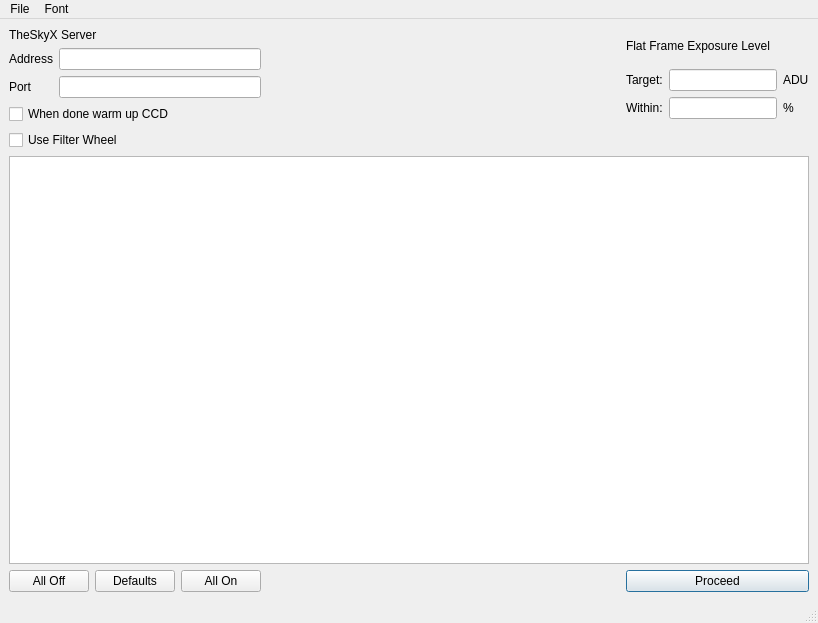
<?xml version="1.0" encoding="UTF-8"?>
<ui version="4.0">
 <class>MainWindow</class>
 <widget class="QMainWindow" name="MainWindow">
  <property name="geometry">
   <rect>
    <x>0</x>
    <y>0</y>
    <width>818</width>
    <height>623</height>
   </rect>
  </property>
  <property name="minimumSize">
   <size>
    <width>818</width>
    <height>623</height>
   </size>
  </property>
  <property name="windowTitle">
   <string>MainWindow</string>
  </property>
  <widget class="QWidget" name="centralwidget">
   <layout class="QGridLayout" name="gridLayout">
    <item row="2" column="1">
     <widget class="QPushButton" name="defaultsButton">
      <property name="minimumSize">
       <size>
        <width>0</width>
        <height>0</height>
       </size>
      </property>
      <property name="toolTip">
       <string>Reset the frame plan to the defaults in Preferences</string>
      </property>
      <property name="text">
       <string>Defaults</string>
      </property>
     </widget>
    </item>
    <item row="0" column="6">
     <layout class="QGridLayout" name="ADUGrid">
      <item row="2" column="0">
       <widget class="QLabel" name="label_5">
        <property name="text">
         <string>Target:</string>
        </property>
       </widget>
      </item>
      <item row="3" column="2">
       <widget class="QLabel" name="label_8">
        <property name="text">
         <string>%</string>
        </property>
       </widget>
      </item>
      <item row="3" column="1">
       <widget class="QLineEdit" name="aduTolerance">
        <property name="sizePolicy">
         <sizepolicy hsizetype="Fixed" vsizetype="Fixed">
          <horstretch>0</horstretch>
          <verstretch>0</verstretch>
         </sizepolicy>
        </property>
        <property name="toolTip">
         <string>How close to the target is acceptable?</string>
        </property>
       </widget>
      </item>
      <item row="1" column="0" colspan="3">
       <widget class="QLabel" name="Subtitle_2">
        <property name="text">
         <string>Flat Frame Exposure Level</string>
        </property>
       </widget>
      </item>
      <item row="3" column="0">
       <widget class="QLabel" name="label_7">
        <property name="text">
         <string>Within:</string>
        </property>
       </widget>
      </item>
      <item row="2" column="2">
       <widget class="QLabel" name="label_6">
        <property name="text">
         <string>ADU</string>
        </property>
       </widget>
      </item>
      <item row="2" column="1">
       <widget class="QLineEdit" name="targetAdus">
        <property name="sizePolicy">
         <sizepolicy hsizetype="Fixed" vsizetype="Fixed">
          <horstretch>0</horstretch>
          <verstretch>0</verstretch>
         </sizepolicy>
        </property>
        <property name="toolTip">
         <string>Average exposure of pixels in flat frame. Usually about 30% of your camera's full well depth.</string>
        </property>
       </widget>
      </item>
      <item row="4" column="2">
       <spacer name="verticalSpacer">
        <property name="orientation">
         <enum>Qt::Vertical</enum>
        </property>
        <property name="sizeType">
         <enum>QSizePolicy::Fixed</enum>
        </property>
        <property name="sizeHint" stdset="0">
         <size>
          <width>20</width>
          <height>31</height>
         </size>
        </property>
       </spacer>
      </item>
     </layout>
    </item>
    <item row="1" column="0" colspan="7">
     <widget class="QTableView" name="sessionPlanTable">
      <property name="toolTip">
       <string>Numbers of flat frames that will be taken. Click to change a value.</string>
      </property>
      <property name="editTriggers">
       <set>QAbstractItemView::AllEditTriggers</set>
      </property>
      <property name="showDropIndicator" stdset="0">
       <bool>false</bool>
      </property>
      <property name="dragDropOverwriteMode">
       <bool>false</bool>
      </property>
      <property name="selectionMode">
       <enum>QAbstractItemView::SingleSelection</enum>
      </property>
      <property name="wordWrap">
       <bool>false</bool>
      </property>
      <property name="cornerButtonEnabled">
       <bool>false</bool>
      </property>
      <attribute name="verticalHeaderVisible">
       <bool>true</bool>
      </attribute>
      <attribute name="verticalHeaderHighlightSections">
       <bool>false</bool>
      </attribute>
     </widget>
    </item>
    <item row="2" column="2">
     <widget class="QPushButton" name="allOnButton">
      <property name="minimumSize">
       <size>
        <width>0</width>
        <height>0</height>
       </size>
      </property>
      <property name="toolTip">
       <string>Set all the frame cells to a default frame count</string>
      </property>
      <property name="text">
       <string>All On</string>
      </property>
     </widget>
    </item>
    <item row="0" column="3">
     <widget class="QLabel" name="messageField">
      <property name="minimumSize">
       <size>
        <width>300</width>
        <height>11</height>
       </size>
      </property>
      <property name="text">
       <string/>
      </property>
      <property name="wordWrap">
       <bool>true</bool>
      </property>
     </widget>
    </item>
    <item row="0" column="0" colspan="3">
     <layout class="QVBoxLayout" name="serverGroup">
      <item>
       <widget class="QLabel" name="Subtitle_1">
        <property name="text">
         <string>TheSkyX Server</string>
        </property>
       </widget>
      </item>
      <item>
       <layout class="QFormLayout" name="formLayout">
        <item row="0" column="0">
         <widget class="QLabel" name="label_2">
          <property name="text">
           <string>Address</string>
          </property>
         </widget>
        </item>
        <item row="0" column="1">
         <widget class="QLineEdit" name="serverAddress">
          <property name="toolTip">
           <string>IP address or host name of server where TheSkyX is running</string>
          </property>
         </widget>
        </item>
        <item row="1" column="0">
         <widget class="QLabel" name="label_3">
          <property name="text">
           <string>Port</string>
          </property>
         </widget>
        </item>
        <item row="1" column="1">
         <widget class="QLineEdit" name="portNumber">
          <property name="toolTip">
           <string>Port Number on which TheSkyX TCP server is listening</string>
          </property>
         </widget>
        </item>
       </layout>
      </item>
      <item>
       <widget class="QCheckBox" name="warmWhenDone">
        <property name="toolTip">
         <string>Shuts off cooling when done, so CCD can warm up gently</string>
        </property>
        <property name="text">
         <string>When done warm up CCD</string>
        </property>
       </widget>
      </item>
      <item>
       <widget class="QCheckBox" name="useFilterWheel">
        <property name="text">
         <string>Use Filter Wheel</string>
        </property>
       </widget>
      </item>
     </layout>
    </item>
    <item row="2" column="3" colspan="2">
     <spacer name="horizontalSpacer_2">
      <property name="orientation">
       <enum>Qt::Horizontal</enum>
      </property>
      <property name="sizeHint" stdset="0">
       <size>
        <width>257</width>
        <height>20</height>
       </size>
      </property>
     </spacer>
    </item>
    <item row="2" column="0">
     <widget class="QPushButton" name="allOffButton">
      <property name="sizePolicy">
       <sizepolicy hsizetype="Minimum" vsizetype="Fixed">
        <horstretch>0</horstretch>
        <verstretch>0</verstretch>
       </sizepolicy>
      </property>
      <property name="minimumSize">
       <size>
        <width>0</width>
        <height>0</height>
       </size>
      </property>
      <property name="toolTip">
       <string>Set all the frame cells to zero</string>
      </property>
      <property name="text">
       <string>All Off</string>
      </property>
     </widget>
    </item>
    <item row="2" column="6">
     <widget class="QPushButton" name="proceedButton">
      <property name="text">
       <string>Proceed</string>
      </property>
      <property name="default">
       <bool>true</bool>
      </property>
     </widget>
    </item>
   </layout>
  </widget>
  <widget class="QMenuBar" name="menubar">
   <property name="geometry">
    <rect>
     <x>0</x>
     <y>0</y>
     <width>818</width>
     <height>22</height>
    </rect>
   </property>
   <property name="nativeMenuBar">
    <bool>true</bool>
   </property>
   <widget class="QMenu" name="menuFile">
    <property name="title">
     <string>File</string>
    </property>
    <addaction name="actionNew"/>
    <addaction name="actionOpen"/>
    <addaction name="separator"/>
    <addaction name="actionSave_As"/>
    <addaction name="actionSave"/>
    <addaction name="separator"/>
    <addaction name="actionPreferences"/>
   </widget>
   <widget class="QMenu" name="menuFont">
    <property name="title">
     <string>Font</string>
    </property>
    <addaction name="actionLarger"/>
    <addaction name="actionSmaller"/>
    <addaction name="actionReset"/>
   </widget>
   <addaction name="menuFile"/>
   <addaction name="menuFont"/>
  </widget>
  <widget class="QStatusBar" name="statusbar"/>
  <action name="actionPreferences">
   <property name="text">
    <string>Preferences</string>
   </property>
   <property name="shortcut">
    <string>Ctrl+;</string>
   </property>
  </action>
  <action name="actionNew">
   <property name="text">
    <string>New</string>
   </property>
   <property name="shortcut">
    <string>Ctrl+N</string>
   </property>
  </action>
  <action name="actionOpen">
   <property name="text">
    <string>Open</string>
   </property>
   <property name="shortcut">
    <string>Ctrl+O</string>
   </property>
  </action>
  <action name="actionSave_As">
   <property name="text">
    <string>Save As...</string>
   </property>
   <property name="shortcut">
    <string>Ctrl+Shift+S</string>
   </property>
  </action>
  <action name="actionSave">
   <property name="text">
    <string>Save</string>
   </property>
   <property name="shortcut">
    <string>Ctrl+S</string>
   </property>
  </action>
  <action name="actionLarger">
   <property name="text">
    <string>Larger</string>
   </property>
   <property name="shortcut">
    <string>Ctrl+=</string>
   </property>
  </action>
  <action name="actionSmaller">
   <property name="text">
    <string>Smaller</string>
   </property>
   <property name="shortcut">
    <string>Ctrl+-</string>
   </property>
  </action>
  <action name="actionReset">
   <property name="text">
    <string>Reset</string>
   </property>
   <property name="shortcut">
    <string>Ctrl+/</string>
   </property>
  </action>
 </widget>
 <tabstops>
  <tabstop>serverAddress</tabstop>
  <tabstop>portNumber</tabstop>
  <tabstop>targetAdus</tabstop>
  <tabstop>aduTolerance</tabstop>
  <tabstop>sessionPlanTable</tabstop>
  <tabstop>proceedButton</tabstop>
  <tabstop>defaultsButton</tabstop>
  <tabstop>allOnButton</tabstop>
  <tabstop>warmWhenDone</tabstop>
  <tabstop>useFilterWheel</tabstop>
  <tabstop>allOffButton</tabstop>
 </tabstops>
 <resources/>
 <connections/>
</ui>
